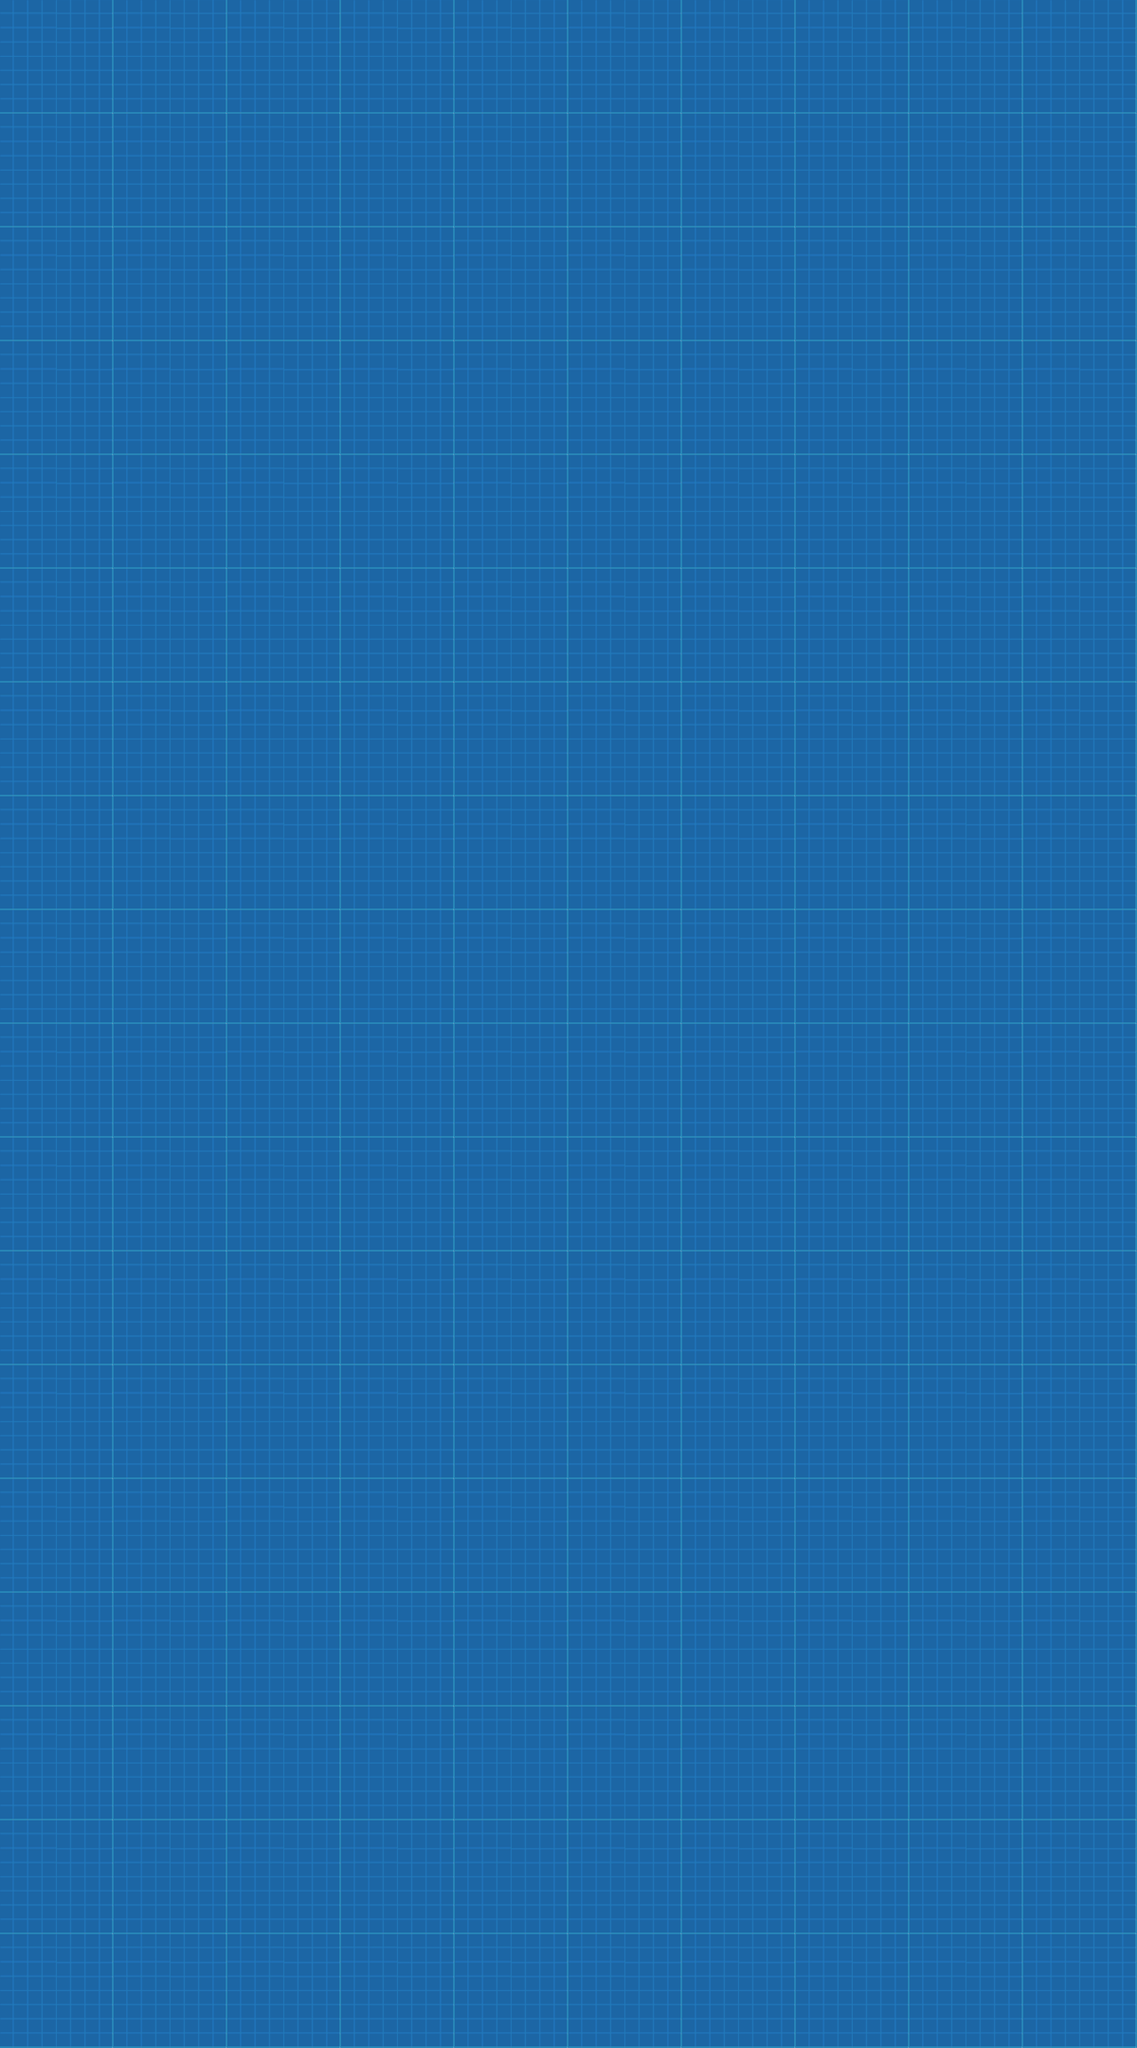

This game map was drawn from its Tiled (.tmx) file and the tilesets committed beside it. A one-line description and the trimmed map source follow:
An orthogonal 10x18 tile map with 128x128 px tiles, 1 tile layer (块层 1).

<map version="1.0" orientation="orthogonal" renderorder="right-down" width="10" height="18" tilewidth="128" tileheight="128" nextobjectid="1">
 <tileset firstgid="1" name="blue_tiles" tilewidth="128" tileheight="128" tilecount="1">
  <image source="blue_tiles.png" width="128" height="128" />
 </tileset>
 <layer name="块层 1" width="10" height="18">
  <data>[180 cells, 180 non-empty, 1 distinct tile ids]</data>
 </layer>
</map>
